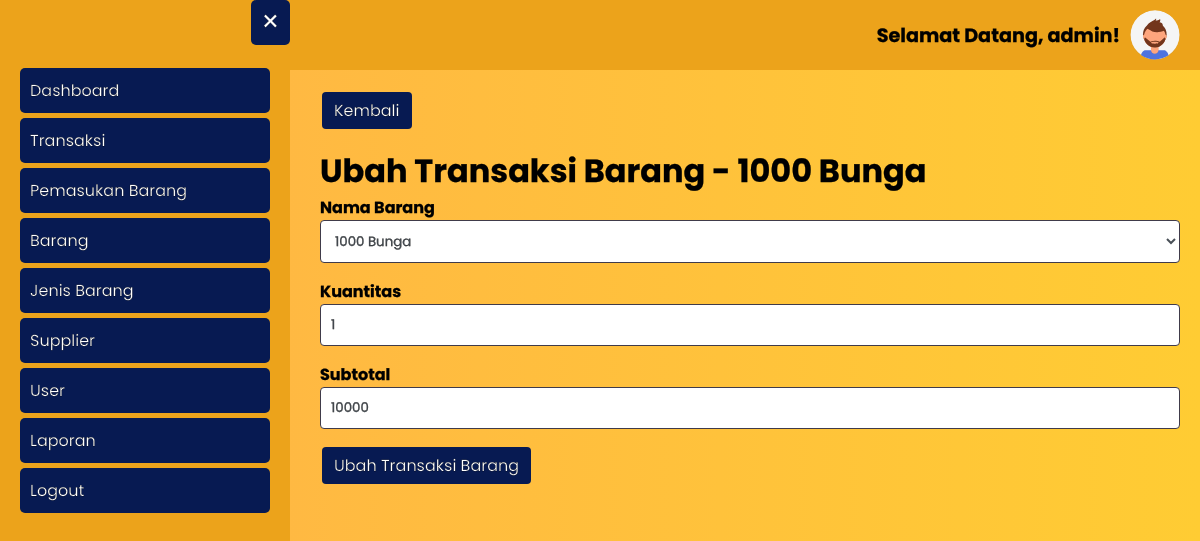
Page /transaksi/ubah_detail_transaksi.php?id_detail_transaksi=1 (signed in) on the committed database.
### tables this page shows
CREATE TABLE `user` (
  `id_user` int(11) NOT NULL,
  `username` varchar(20) NOT NULL,
  `password` varchar(300) NOT NULL,
  `hak_akses` enum('administrator','operator') NOT NULL,
  `nama_lengkap` varchar(50) NOT NULL,
  `no_telp_user` varchar(20) NOT NULL
);

CREATE TABLE `detail_transaksi` (
  `id_detail_transaksi` int(11) NOT NULL,
  `id_transaksi` int(11) NOT NULL,
  `id_barang` int(11) NOT NULL,
  `kuantitas` int(11) NOT NULL,
  `subtotal` int(11) NOT NULL
);

CREATE TABLE `barang` (
  `id_barang` int(11) NOT NULL,
  `nama_barang` varchar(50) NOT NULL,
  `harga_beli` int(11) NOT NULL,
  `harga_jual` int(11) NOT NULL,
  `stok_barang` int(11) NOT NULL,
  `id_jenis_barang` int(11) NOT NULL
);

### transaksi/ubah_detail_transaksi.php (the view, shortened to what this page needs)
<?php
require_once '../koneksi.php';
$id_user = htmlspecialchars($_SESSION['id_user']);
$data_profile = mysqli_fetch_assoc(mysqli_query($koneksi, "SELECT * FROM user WHERE id_user = '$id_user'"));
$id_transaksi = htmlspecialchars($_GET['id_transaksi']);
$id_detail_transaksi = htmlspecialchars($_GET['id_detail_transaksi']);
$data_detail_transaksi = mysqli_fetch_assoc(mysqli_query($koneksi, "SELECT * FROM detail_transaksi INNER JOIN barang ON detail_transaksi.id_barang = barang.id_barang WHERE id_detail_transaksi = '$id_detail_transaksi'"));
?>
<html>
<head>
	<?php include_once '../include/head.php'; ?>
</head>
<body class="bg-gradient">
    <?php include_once '../include/topbar.php' ?>
	<?php include_once '../include/sidebar.php'; ?>
	<div class="main-content">
		<a href="<?= BASE_URL; ?>transaksi/detail_transaksi.php?id_transaksi=<?= $id_transaksi; ?>" class="btn">Kembali</a>
		<div class="my">
			<h1>Ubah Transaksi Barang - <?= $data_detail_transaksi['nama_barang']; ?></h1>
			<form method="post">
				<div class="form-group">
					<label for="id_barang">Nama Barang</label>
					<select name="id_barang" id="id_barang" class="form-input">
						<option value="<?= $data_detail_transaksi['id_barang']; ?>"><?= $data_detail_transaksi['nama_barang']; ?></option>
					</select>
				</div>
				<div class="form-group">
					<label for="kuantitas">Kuantitas</label>
					<input type="number" name="kuantitas" id="kuantitas" class="form-input" required value="<?= $data_detail_transaksi['kuantitas']; ?>">
				</div>
				<div class="form-group">
					<label for="subtotal">Subtotal</label>
					<input style="cursor: not-allowed;" type="number" name="subtotal" id="subtotal" class="form-input" value="<?= $data_detail_transaksi['subtotal']; ?>">
				</div>
				<div class="form-group">
					<button type="submit" name="btnUbahDetailTransaksi" class="btn">Ubah Transaksi Barang</button>
				</div>
			</form>
		</div>
	</div>
</body>
</html>

### include/topbar.php
<button class="open-btn">&#9776;</button>
<div class="topbar">
	<h1>Selamat Datang, <?= $data_profile['username']; ?>!</h1>
	<a href="<?= BASE_URL; ?>user/profile.php">
		<img src="<?= BASE_URL; ?>assets/img/profile_pic.svg" alt="Profile Picture">
	</a>
</div>

### assets/style.css (style rules this page uses)
* { font-family: 'Poppins', sans-serif; -webkit-text-stroke-width: .25px; -webkit-text-stroke-color: black; }
body { margin: 0; padding: 0; }
.bg-gradient { background: rgb(255,179,71); background: linear-gradient(90deg, rgba(255,179,71,1) 0%, rgba(255,204,51,1) 100%); }
.form-group { margin-bottom: 1rem; font-weight: bold; }
.form-input { width: 100%; display: block; color: #495057; background-color: #fff; border: 1px solid #403B4A; border-radius: 0.25rem; padding: 10px; }
.my { margin: 1rem 0; }
.main-content { margin-left: 300px; padding: 20px; transition: all 0.3s ease-in-out; }
.main-content h1 { padding: 0; margin: 0; }
.open-btn { position: absolute; left: 10px; top: 10px; font-size: 30px; padding: 0 10px; cursor: pointer; border-radius: 5px; background: #071a52; border: none; color: white; }
.topbar { display: flex; justify-content: flex-end; align-items: center; background-color: #eca31b; padding: 10px 20px; }
.topbar img { height: 50px; width: 50px; border-radius: 50%; margin-left: 10px; margin-right: 0; }
.topbar h1 { font-size: 1.2em; margin: 0; }
.btn { margin: 2px; display: inline-block; font-size: 1rem; color: black; text-align: center; border: 1px solid black; padding: 0.375rem 0.75rem; border-radius: 0.25rem; text-decoration: none; cursor: pointer; background: #071a52; border: none; color: white; }

### rows in the picture
user: username "admin"
detail_transaksi: id_barang.nama_barang "1000 Bunga", id_barang "1000 Bunga", kuantitas "1", subtotal "10000"
